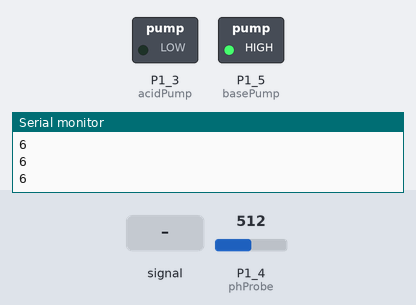
A sketch run on a simulated TI MSP430 LaunchPad. Shown: switched loads named in the sketch (green lamp = pin HIGH), the last lines printed to the serial monitor. The inputs (shaded band) are chosen by the test bench; at power-on: P1_4 (phProbe) = 512.

Above: at 1.8 s.
1.9 s: P1_4 (phProbe) fed a 200 Hz sine of ±81 counts around its level
At 2.6 s:
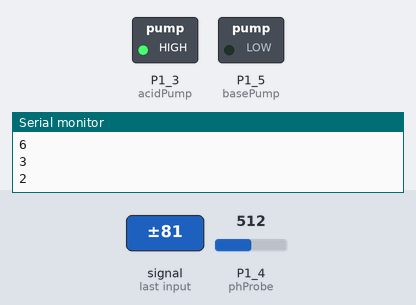
5.1 s: P1_4 (phProbe) set to 555
7.5 s: P1_4 (phProbe) set to 511
At 11.2 s:
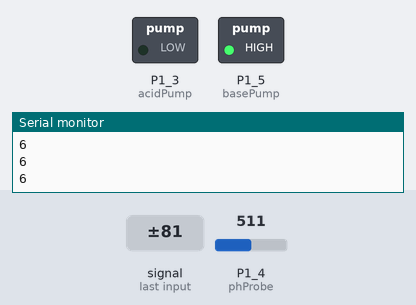
Timing chart, 0 to 12.7 s (numbered marks = the images above; inputs shaded):
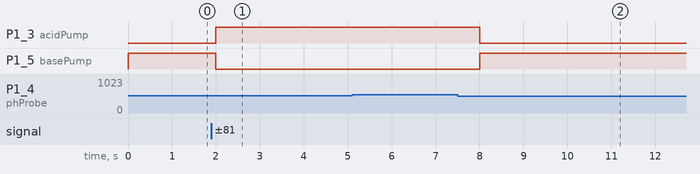

Measured:
- after the input at 1.9 s, P1_3 (acidPump): LOW → HIGH after 0.10 s; P1_5 (basePump): HIGH → LOW after 0.10 s
- after the input at 7.5 s, P1_3 (acidPump): HIGH → LOW after 0.50 s; P1_5 (basePump): LOW → HIGH after 0.50 s

The sketch:

ph_code.ino
```cpp
#define phProbe P1_4
#define acidPump P1_3
#define basePump P1_5
#define timeInterval 1000
int lowerBound = 0;                    // reflects the volts that 0.5 ph below target
int higherBound = 0;                  // reflects the volts that 0.5 ph above target
int offsetVal = 1793;                     // need to be set
int sensitivity = 58.1;                   // need to be set
int pHbaseline = 0;                    // reflects the volts when ph is 0
int targetPH = 5;                      // need to b e set
int target = 0;                        // reflects the volts when the target ph is met
int initialTime = 0;                   // set the variable initial time


void setup()
{
  Serial.begin(9600);               //Set the Serial port at 9600 baud rate
  pinMode(phProbe ,INPUT);
  pinMode(acidPump ,OUTPUT);
  pinMode(basePump ,OUTPUT);
  initialTime = millis();
}

void loop()
{
  defineBoundary();
  int pHval;
  int currentTime = millis();
  int pH = 3.42 * analogRead(phProbe ) + 60.8;
  pHval = (pHbaseline - pH)/sensitivity;
  Serial.println(pHval);
  if(pH>higherBound)
  {
    openPump(acidPump );
    pH = 3.42 * analogRead(phProbe ) + 60.8;
    pHval = (pHbaseline - pH)/sensitivity;
    Serial.println(pHval);
  }
  else if(pH<lowerBound)
  {
    openPump(basePump );
    pH = 3.42 * analogRead(phProbe ) +60.8;
    pHval = (pHbaseline - pH)/sensitivity;
    Serial.println(pHval);
  }
  if(currentTime-initialTime > timeInterval )
  {
    if(pH>target)
    {
      openPump(acidPump );
      pH = 3.42 * analogRead(phProbe ) +60.8;
      pHval = (pHbaseline - pH)/sensitivity;
      Serial.println(pHval);
    }
    else if (pH<target)
    {
      openPump(basePump );
      pH = 3.42 * analogRead(phProbe ) +60.8;
      pHval = (pHbaseline - pH)/sensitivity;
      Serial.println(pHval);
    }
    initialTime = millis();
  }
}


void defineBoundary()
{
  pHbaseline = offsetVal + 7 * sensitivity;
  target = pHbaseline - targetPH * sensitivity;
  lowerBound = target + 0.5 * sensitivity;
  higherBound = target - 0.5 * sensitivity;
}

void openPump(int type)
{
  digitalWrite(type,HIGH);
  delay(timeInterval);
  digitalWrite(type,LOW);
}
```
